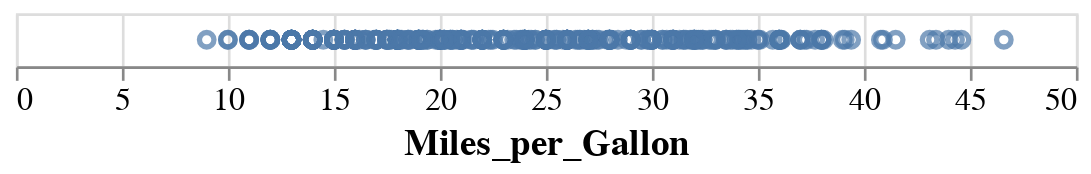

The notebook cell saved with this chart:
### Markdown cell above
Here the rendering consists of one point per row in the dataset, all plotted on top of each other, since we have not yet specified positions for these points.

To visually separate the points, we can map various *encoding channels*, or *channels* for short, to fields in the dataset. For example, we could *encode* the field `Miles_per_Gallon` of the data using the `x` channel, which represents the x-axis position of the points. To specify this, use the `encode` method:

### Code cell
alt.Chart(cars).mark_point().encode(
    x='Miles_per_Gallon'
)

### Figure 1 — Vega-Lite specification as saved in the notebook (floating-point values rounded to 4 significant figures; data arrays with more than 128 entries replaced by an {"elided": "..."} marker saying what was removed)
{"config": {"view": {"continuousWidth": 400, "continuousHeight": 300}, "legend": {"symbolSize": 14, "titleFontSize": 14, "labelFontSize": 14}, "axis": {"titleFontSize": 14, "labelFontSize": 12}, "header": {"titleFontSize": 16, "labelFontSize": 14}, "encoding": {"x": {"scale": {"zero": false}}}}, "data": {"name": "data-b749a2204ddfa6cfb9bddc0f2425452f"}, "mark": "point", "encoding": {"x": {"field": "Miles_per_Gallon", "type": "quantitative"}}, "$schema": "https://vega.github.io/schema/vega-lite/v4.17.0.json", "datasets": {"data-b749a2204ddfa6cfb9bddc0f2425452f": {"elided": "399 records"}}}
